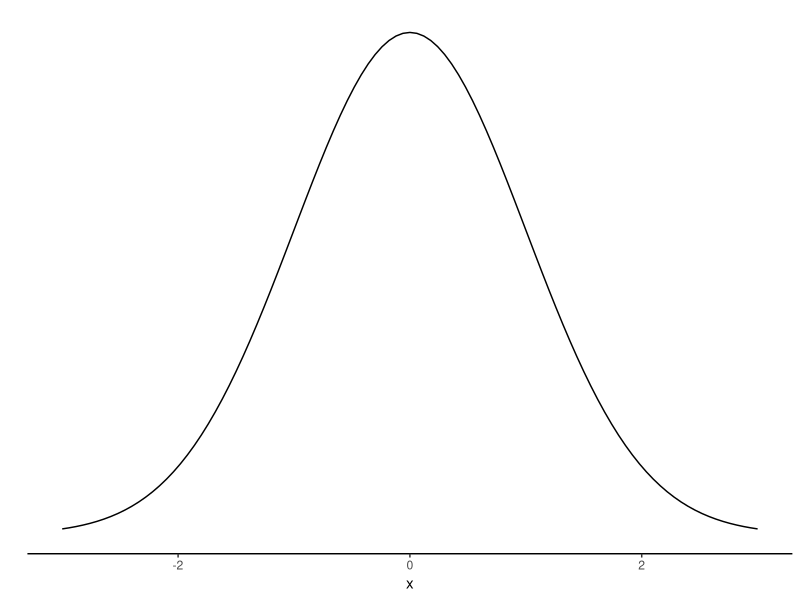

Here is the R script that generated this plot:

# Normal plot -------------------------------------------------------------

# Packages
library(ggplot2)

# Plot (mean=0, sd=1)
normal_plot <- ggplot(data = data.frame(x = c(-3, 3)), aes(x)) +
  stat_function(fun = dnorm, n = 101, args = list(mean = 0, sd = 1)) + ylab("") +
  scale_y_continuous(breaks = NULL) +
  theme_classic()

# Save plot
ggsave(filename = "graphs/normal_plot.jpg", plot = normal_plot)
